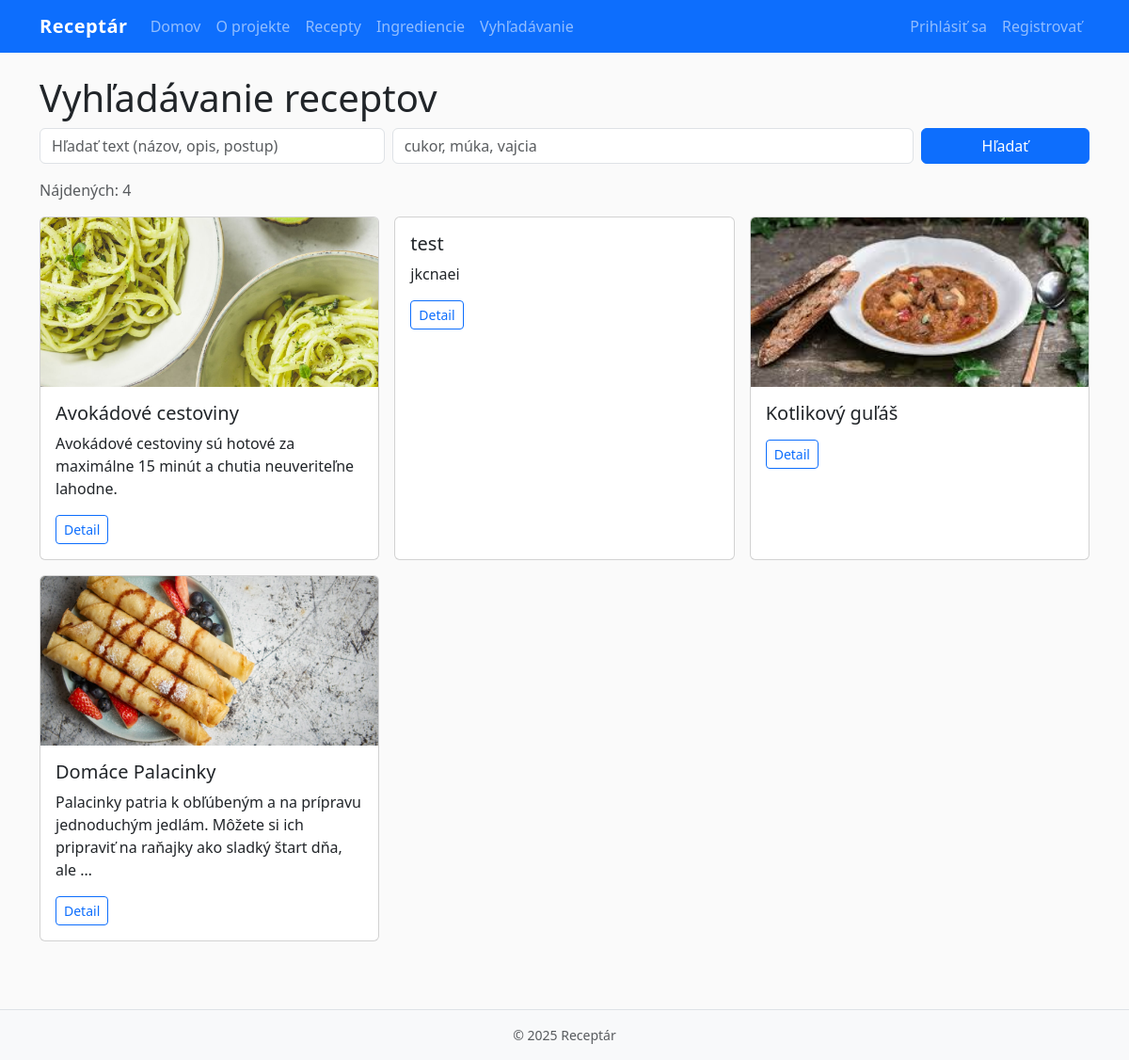
The page /recipes/search/ on the database its author committed.
### recipes/models.py (models this page shows, shortened)
class Recipe(models.Model):
    title = models.CharField(max_length=200)
    description = models.TextField(blank=True)
    instructions = models.TextField()
    image = models.ImageField(upload_to="recipes/", blank=True, null=True)
    created_by = models.ForeignKey(User, on_delete=models.CASCADE, related_name="recipes")
    created_at = models.DateTimeField(auto_now_add=True)
    ingredients = models.ManyToManyField(Ingredient, through="RecipeIngredient", related_name="recipes")
    class Meta:
        ordering = ["-created_at"]

### recipes/views.py (the view)
# urls.py: path("search/", RecipeSearchView.as_view(), name="search"),
class RecipeSearchView(ListView):
    model = Recipe
    template_name = "recipes/recipe_search.html"
    context_object_name = "recipes"
    def get_queryset(self):
        qs = Recipe.objects.all()
        q = self.request.GET.get("q", "").strip()
        ingredients = self.request.GET.get("ingredients", "").strip()
        if q:
            qs = qs.filter(Q(title__icontains=q) | Q(description__icontains=q) | Q(instructions__icontains=q))
        if ingredients:
            tokens = [t.strip() for t in ingredients.split(",") if t.strip()]
            for t in tokens:
                qs = qs.filter(ingredients__name__icontains=t)
        return qs.distinct()

### templates/recipes/recipe_search.html (shortened to what this page needs)
{% extends "base.html" %}
{% block content %}
<h1>Vyhľadávanie receptov</h1>
<form class="row g-2 mb-3" method="get">
  <div class="col-md-4">
    <input name="q" value="{{ request.GET.q }}" class="form-control" placeholder="Hľadať text (názov, opis, postup)">
  </div>
  <div class="col-md-6">
    <input name="ingredients" value="{{ request.GET.ingredients }}" class="form-control" placeholder="cukor, múka, vajcia">
  </div>
  <div class="col-md-2 d-grid">
    <button class="btn btn-primary">Hľadať</button>
  </div>
</form>
{% if recipes %}
  <p class="text-muted">Nájdených: {{ recipes|length }}</p>
{% endif %}
<div class="row g-3">
  {% for r in recipes %}
  <div class="col-md-4">
    <div class="card h-100">
      {% if r.image %}<img src="{{ r.image.url }}" class="card-img-top" alt="{{ r.title }}">{% endif %}
      <div class="card-body">
        <h5 class="card-title">{{ r.title }}</h5>
        <p class="card-text">{{ r.description|truncatewords:20 }}</p>
        <a class="btn btn-outline-primary btn-sm" href="{% url 'recipes:detail' r.pk %}">Detail</a>
      </div>
    </div>
  </div>
  {% empty %}
    <p>Nenašli sa žiadne recepty.</p>
  {% endfor %}
</div>
{% endblock %}

### static/css/styles.css (style rules this page uses)
body { background-color: #fafafa; }
.card-img-top { object-fit: cover; height: 180px; }

### rows shown on the page
Recipe: image (picture), title "Avokádové cestoviny", description "Avokádové cestoviny sú hotové za maximálne 15 minút a chutia neuveriteľne lahodne."
Recipe: title "test", description "jkcnaei"
Recipe: image (picture), title "Kotlikový guľáš"
Recipe: image (picture), title "Domáce Palacinky", description "Palacinky patria k obľúbeným a na prípravu jednoduchým jedlám. Môžete si ich pripraviť na raňajky ako sladký štart dňa, ale …"

### other values the page prints
{{ recipes|length }} "4"
